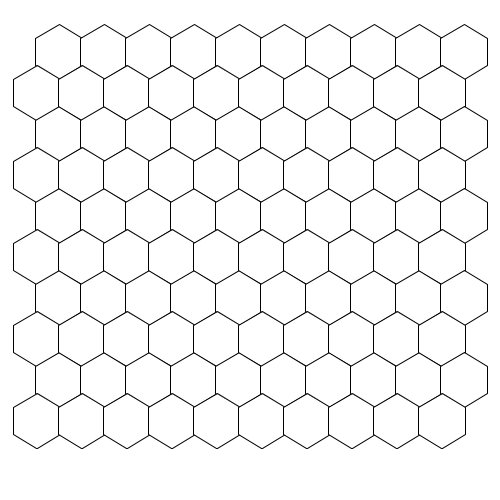
Frame 1 (no input)
Frame 60 (the mouse pressed at the canvas centre just before this capture): identical to frame 1, image omitted
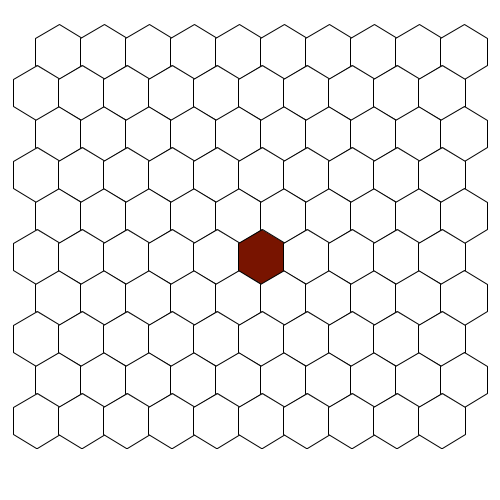
Frame 120 (the mouse held since frame 60 and released just before this capture)

The Processing sketch that drew these frames (run headless with seeded random() and noise(); from frame 60 on, the mouse is pressed at the canvas centre):

// Processing sketch: sketch_210914b
// ── sketch_210914b.pde
class Block{    //by zonetwelve
  int x, y;
  int mn = 4;
  int size;
  boolean hover = false, press = false;
  Block(int _x, int _y, int _size){
    size = _size;
    x    = _x;
    y    = _y;
  }
  
  void draw(){
    //ellipseMode(CORNER);
    //int mn = 4; // magic number
    int nx = x * size + size/4 + (y%2==0 ? size/2 : 0 ) + size / 2 + mn,
        ny = y * size + size/2 + size/3*2 - mn * y; // 4 * y → magic number
    
    fill( press ? color( 120, 20, 0 ) :hover ? color( 255, 0, 0 ) : color( 255 ) );
    //noStroke();
    pushMatrix();
    translate( nx, ny );
    rotate( PI * 0.5 );
    polygon( 0, 0, size*0.6, 6);
    popMatrix();
    //circle( nx, ny, size );
  }
  boolean overtop( int tx, int ty, boolean _pressed ){
    int nx = x * size + size/4 + (y%2==0 ? size/2 : 0 ) + size /2 + mn,
        ny = y * size + size/2 + size /2 - mn * y;
    int vx = ( tx-nx ) * ( tx-nx ),
        vy = ( ty-ny ) * ( ty-ny );
    hover = sqrt( vx + vy ) <= size/2;
    press = hover && _pressed;
    return hover;
  }
};
Block board[];
void setup(){
  size( 500, 500 );
  int edge = 10;
  board = new Block[edge*edge];
  for( int x = 0 ; x < edge ; x++ ){
    for( int y = 0 ; y < edge ; y++ ){
      board[ x * edge + y ] = new Block( x, y, width/(edge+1) );
    }
  }
  
  ellipseMode(CORNER);
}

void draw(){
  background( 255 );
  for( int x = 0 ; x < 10 ; x++ ){
    for( int y = 0 ; y < 10 ; y++ ){
      Block b = board[ x * 10 + y ];
      b.draw();
      boolean ontop = b.overtop( mouseX, mouseY, mousePressed );
    }
  }
}


void polygon(float x, float y, float radius, int npoints) {
  float angle = TWO_PI / npoints;
  beginShape();
  for (float a = 0; a < TWO_PI; a += angle) {
    float sx = x + cos(a) * radius;
    float sy = y + sin(a) * radius;
    vertex(sx, sy);
  }
  endShape(CLOSE);
}
